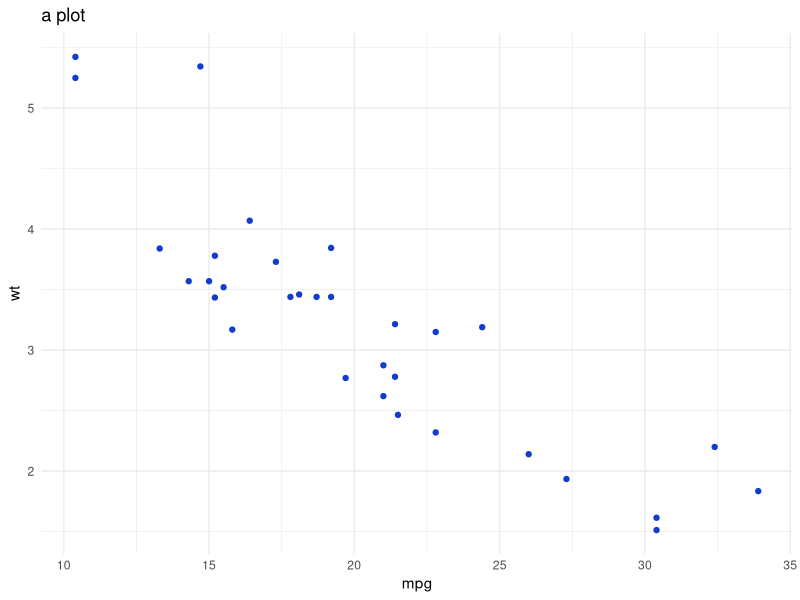

This chart was generated by the following R code:
## ---- chunk 1
knitr::opts_chunk$set(echo = TRUE, warning = FALSE, message = FALSE,
                      fig.align = 'center')
## ---- chunk 2
disney_blue <- '#113CCF'
disney_tq <- '#BFF5FD'

library(ggplot2)
library(dplyr)

mtcars %>%
  ggplot() +
  aes(x = mpg, y = wt) +
  geom_point(col = disney_blue) +
  theme_minimal() +
  labs(title = 'a plot')

